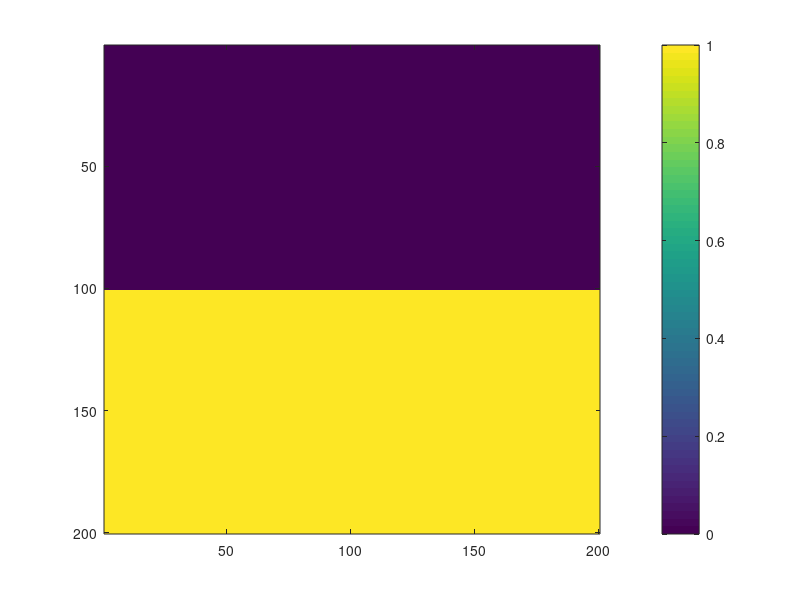

Here is the MATLAB script that generated this plot:


init=zeros(200,200); % Initial 

chark=100;  %wt % of C in charcoal Ca
carb=0.001;  %initial carbon wt %  Cb
imagesc(init);
init(1:100,:)=carb;  
init(101:200,:)=chark;

% figure;
% image(init);
j=1;
for i=1:100
%     carb=carb+1; %diffusing 1 wt% C in each layer with increment
%     chark=chark-1;
    init(101-j,:)=carb;
    init(201-j,:)=chark;
    pause(0.1);
    image(init);
    j=j+1;
end
colorbar('Eastoutside')